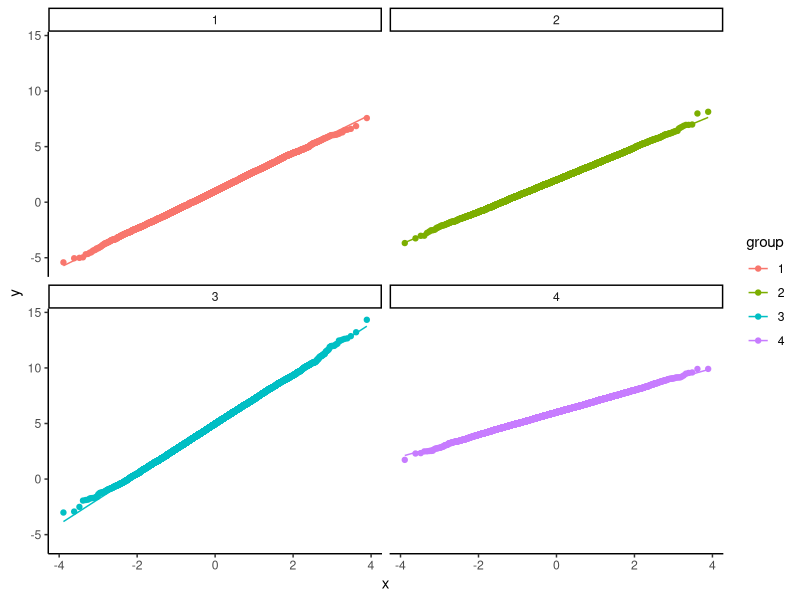

Here is the R script that generated this plot:
## ---- chunk 1
library(tidyverse)
knitr::opts_chunk$set(echo = TRUE, 
                      fig.width = 5,
                      fig.height = 3,
                      out.width = "75%", 
                      fig.align = "center")
options(list(dplyr.summarise.inform = FALSE))
theme_set( theme_classic() )

## ---- chunk 2
generate_data <- function(
    focal_parameters,
    auxiliary_parameters,
    design_parameters
) {
  
  # generate pseudo-random numbers and use those to make some data
  
  return(sim_data)
}
## ---- chunk 3
generate_data <- function(mu, sigma_sq, sample_size) {
  
  N <- sum(sample_size) 
  g <- length(sample_size) 
  
  group <- factor( rep(1:g, times = sample_size) )
  mu_long <- rep( mu, times = sample_size )
  sigma_long <- rep( sqrt(sigma_sq), times = sample_size ) 
  
  x <- rnorm( N, mean = mu_long, sd = sigma_long )
  sim_data <- tibble( group = group, x = x )
  
  return(sim_data)
}
## ---- chunk 4
r_bivariate_Poisson <- function(N, rho, mu1, mu2) {
  
  # covariance term, equal to E(Z_3)
  EZ3 <- rho * sqrt(mu1 * mu2) 
  
  # Generate independent components
  Z1 <- rpois(N, lambda = mu1 - EZ3)
  Z2 <- rpois(N, lambda = mu2 - EZ3)
  Z3 <- rpois(N, lambda = EZ3)
  
  # Assemble components
  dat <- data.frame(
    C1 = Z1 + Z3,
    C2 = Z2 + Z3
  )
  
  return(dat)
}
## ---- chunk 5
r_bivariate_Poisson(5, rho = 0.5, mu1 = 4, mu2 = 4)
## ---- chunk 6
mu <- c(1, 2, 5, 6)
sigma_sq <- c(3, 2, 5, 1)

check_data <- generate_data( 
  mu = mu, 
  sigma_sq = sigma_sq,
  sample_size = rep(10000, 4) 
)

chk <- 
  check_data %>% 
  group_by( group ) %>%
  dplyr::summarise(
    n = n(),
    mean = mean(x),
    var = var(x)
  ) %>%
  mutate(mu = mu, sigma2 = sigma_sq) %>% 
  relocate( group, n, mean, mu, var, sigma2 )
chk
## ---- chunk 7
ggplot( check_data ) +
  aes( sample = x, color = group ) + 
  facet_wrap( ~ group ) +
  stat_qq() + stat_qq_line()
## ---- chunk 8
# Secret code block!
gen_dat_model <- function( n_bar = 10,
                           J = 30,
                           p = 0.5,
                           gamma_0 = 0, gamma_1 = 0, gamma_2 = 0,
                           sigma2_u = 0, sigma2_e = 1,
                           alpha = 0 ) {
  # generate site sizes 
  n_min = round( n_bar * (1 - alpha) )
  n_max = round( n_bar * (1 + alpha) )
  nj <- sample( n_min:n_max, J, replace=TRUE )
  
  # Generate average control outcome and average ATE for all sites
  # (The random effects)
  u0j = rnorm( J, mean=0, sd=sqrt( sigma2_u ) )
  
  # randomize units within each site (proportion p to treatment)
  Zj = ifelse( sample( 1:J ) <= J * p, 1, 0)
  
  # Calculate site intercept for each site
  beta_0j = gamma_0 + gamma_1 * Zj + gamma_2 * Zj * (nj-n_bar)/n_bar + u0j
  
  # Make individual site membership
  sid = as.factor( rep( 1:J, nj ) )
  dd = data.frame( sid = sid )
  
  # Make individual level tx variables
  dd$Z = Zj[ dd$sid ]
  
  # Generate the residuals 
  N = sum( nj )
  e = rnorm( N, mean=0, sd=sqrt( sigma2_e ) )
  
  # Bundle and send out
  dd <- mutate( dd, 
                sid=as.factor(sid),
                Yobs = beta_0j[sid] + e, 
                Z = Zj[ sid ] )
}
## ---- chunk 9
dat <- gen_dat_model( n_bar = 5, J=3, p = 0.5, 
                      gamma_0 = 0, gamma_1 = 0.2, gamma_2 = 0.2,
                      sigma2_u = 0.4, sigma2_e = 1,
                      alpha = 0.5 )

dat
## ---- chunk 10
ICC = 0.3
dat <- gen_dat_model( n_bar = 20, J = 30, p = 0.5,
                      gamma_0 = 0, gamma_1 = 0.3, gamma_2 = 0.2,
                      sigma2_u = ICC, sigma2_e = 1 - ICC,
                      alpha = 0.5 )
## ---- chunk 11
r_bivariate_Poisson(5, rho = 0.6, mu1 = 4, mu2 = 12)
## ---- chunk 12
r_tss <- function(n, mean, sd, df) {
  mean + sd * sqrt( (df-2)/df ) * rt(n = n, df = df)
}

r_tss(n = 8, mean = 3, sd = 2, df = 5)
